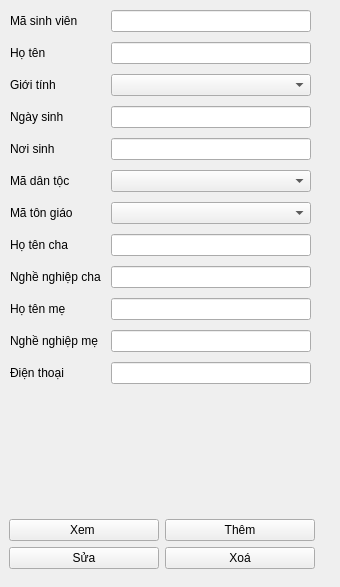
                         <widget class="QWidget" name="tab_1_QLSinhVien">
                          <attribute name="title">
                           <string>Thông tin cá nhân</string>
                          </attribute>
                          <widget class="QFrame" name="gridFrame_tab_1_QLSinhVien_buttons">
                           <property name="geometry">
                            <rect>
                             <x>0</x>
                             <y>510</y>
                             <width>324</width>
                             <height>68</height>
                            </rect>
                           </property>
                           <property name="maximumSize">
                            <size>
                             <width>16777215</width>
                             <height>68</height>
                            </size>
                           </property>
                           <layout class="QGridLayout" name="gridLayout_7">
                            <item row="1" column="0">
                             <widget class="QPushButton" name="pushButton_tab_1_QLSinhVien_edit">
                              <property name="text">
                               <string>Sửa</string>
                              </property>
                             </widget>
                            </item>
                            <item row="0" column="0">
                             <widget class="QPushButton" name="pushButton_tab_1_QLSinhVien_view">
                              <property name="text">
                               <string>Xem </string>
                              </property>
                             </widget>
                            </item>
                            <item row="0" column="1">
                             <widget class="QPushButton" name="pushButton_tab_1_QLSinhVien_add">
                              <property name="text">
                               <string>Thêm</string>
                              </property>
                             </widget>
                            </item>
                            <item row="1" column="1">
                             <widget class="QPushButton" name="pushButton_tab_1_QLSinhVien_delete">
                              <property name="text">
                               <string>Xoá</string>
                              </property>
                             </widget>
                            </item>
                           </layout>
                          </widget>
                          <widget class="QFrame" name="formFrame_SinhVien">
                           <property name="geometry">
                            <rect>
                             <x>0</x>
                             <y>0</y>
                             <width>331</width>
                             <height>471</height>
                            </rect>
                           </property>
                           <layout class="QFormLayout" name="formLayout_SinhVien">
                            <property name="horizontalSpacing">
                             <number>10</number>
                            </property>
                            <property name="verticalSpacing">
                             <number>10</number>
                            </property>
                            <property name="leftMargin">
                             <number>10</number>
                            </property>
                            <property name="topMargin">
                             <number>10</number>
                            </property>
                            <property name="rightMargin">
                             <number>20</number>
                            </property>
                            <property name="bottomMargin">
                             <number>10</number>
                            </property>
                            <item row="1" column="0">
                             <widget class="QLabel" name="label_SinhVien_hoten">
                              <property name="styleSheet">
                               <string notr="true"/>
                              </property>
                              <property name="text">
                               <string>Họ tên</string>
                              </property>
                             </widget>
                            </item>
                            <item row="1" column="1">
                             <widget class="QLineEdit" name="lineEdit_SinhVien_hoten"/>
                            </item>
                            <item row="2" column="0">
                             <widget class="QLabel" name="label_SinhVien_gioitinh">
                              <property name="styleSheet">
                               <string notr="true"/>
                              </property>
                              <property name="text">
                               <string>Giới tính</string>
                              </property>
                             </widget>
                            </item>
                            <item row="2" column="1">
                             <widget class="QComboBox" name="comboBox_SinhVien_gioitinh">
                              <property name="maximumSize">
                               <size>
                                <width>16777215</width>
                                <height>30</height>
                               </size>
                              </property>
                             </widget>
                            </item>
                            <item row="3" column="0">
                             <widget class="QLabel" name="label_SinhVien_ngaysinh">
                              <property name="styleSheet">
                               <string notr="true"/>
                              </property>
                              <property name="text">
                               <string>Ngày sinh</string>
                              </property>
                             </widget>
                            </item>
                            <item row="3" column="1">
                             <widget class="QLineEdit" name="lineEdit_SinhVien_ngaysinh"/>
                            </item>
                            <item row="4" column="0">
                             <widget class="QLabel" name="label_SinhVien_noisinh">
                              <property name="styleSheet">
                               <string notr="true"/>
                              </property>
                              <property name="text">
                               <string>Nơi sinh</string>
                              </property>
                             </widget>
                            </item>
                            <item row="4" column="1">
                             <widget class="QLineEdit" name="lineEdit_SinhVien_noisinh"/>
                            </item>
                            <item row="5" column="0">
                             <widget class="QLabel" name="label_SinhVien_madantoc">
                              <property name="styleSheet">
                               <string notr="true"/>
                              </property>
                              <property name="text">
                               <string>Mã dân tộc</string>
                              </property>
                             </widget>
                            </item>
                            <item row="6" column="0">
                             <widget class="QLabel" name="label_SinhVien_matongiao">
                              <property name="styleSheet">
                               <string notr="true"/>
                              </property>
                              <property name="text">
                               <string>Mã tôn giáo</string>
                              </property>
                             </widget>
                            </item>
                            <item row="7" column="0">
                             <widget class="QLabel" name="label_SinhVien_hotencha">
                              <property name="styleSheet">
                               <string notr="true"/>
                              </property>
                              <property name="text">
                               <string>Họ tên cha</string>
                              </property>
                             </widget>
                            </item>
                            <item row="8" column="0">
                             <widget class="QLabel" name="label_SinhVien_nghenghiepcha">
                              <property name="styleSheet">
                               <string notr="true"/>
                              </property>
                              <property name="text">
                               <string>Nghề nghiệp cha</string>
                              </property>
                             </widget>
                            </item>
                            <item row="9" column="0">
                             <widget class="QLabel" name="label_SinhVien_hotenme">
                              <property name="styleSheet">
                               <string notr="true"/>
                              </property>
                              <property name="text">
                               <string>Họ tên mẹ</string>
                              </property>
                             </widget>
                            </item>
                            <item row="10" column="0">
                             <widget class="QLabel" name="label_SinhVien_nghenghiepme">
                              <property name="styleSheet">
                               <string notr="true"/>
                              </property>
                              <property name="text">
                               <string>Nghề nghiệp mẹ</string>
                              </property>
                             </widget>
                            </item>
                            <item row="11" column="0">
                             <widget class="QLabel" name="label_SinhVien_dienthoai">
                              <property name="styleSheet">
                               <string notr="true"/>
                              </property>
                              <property name="text">
                               <string>Điện thoại</string>
                              </property>
                             </widget>
                            </item>
                            <item row="7" column="1">
                             <widget class="QLineEdit" name="lineEdit_SinhVien_hotencha"/>
                            </item>
                            <item row="8" column="1">
                             <widget class="QLineEdit" name="lineEdit_SinhVien_nghenghiepcha"/>
                            </item>
                            <item row="9" column="1">
                             <widget class="QLineEdit" name="lineEdit_SinhVien_hotenme"/>
                            </item>
                            <item row="10" column="1">
                             <widget class="QLineEdit" name="lineEdit_SinhVien_nghenghiepme"/>
                            </item>
                            <item row="11" column="1">
                             <widget class="QLineEdit" name="lineEdit_SinhVien_dienthoai"/>
                            </item>
                            <item row="5" column="1">
                             <widget class="QComboBox" name="comboBox_SinhVien_madantoc">
                              <property name="maximumSize">
                               <size>
                                <width>16777215</width>
                                <height>30</height>
                               </size>
                              </property>
                             </widget>
                            </item>
                            <item row="6" column="1">
                             <widget class="QComboBox" name="comboBox_SinhVien_matongiao">
                              <property name="maximumSize">
                               <size>
                                <width>16777215</width>
                                <height>30</height>
                               </size>
                              </property>
                             </widget>
                            </item>
                            <item row="0" column="0">
                             <widget class="QLabel" name="label_SinhVien_masinhvien">
                              <property name="text">
                               <string>Mã sinh viên</string>
                              </property>
                             </widget>
                            </item>
                            <item row="0" column="1">
                             <widget class="QLineEdit" name="lineEdit_SinhVien_masinhvien"/>
                            </item>
                           </layout>
                          </widget>
                         </widget>
